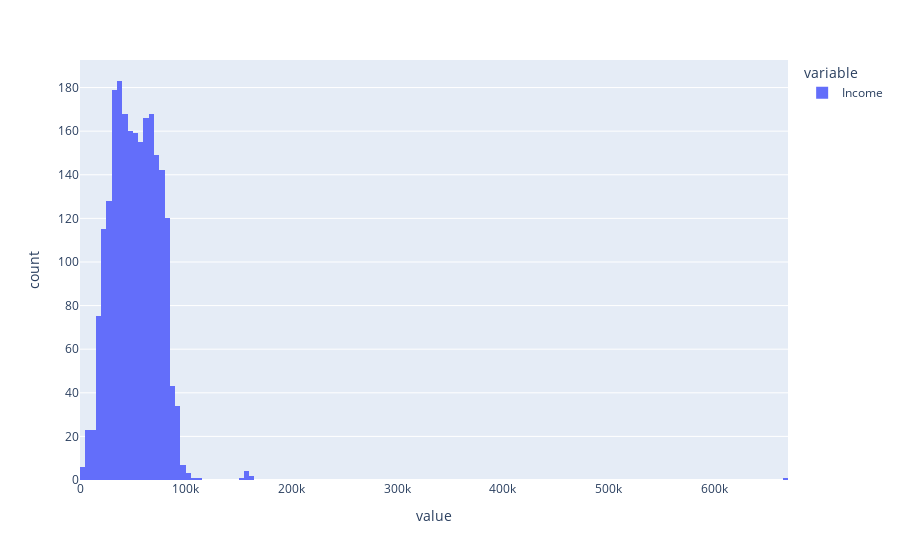

Notebook source saved alongside this figure:
### Code cell
fig = px.histogram(df['Income'])
fig.show("png")

### Figure 1 — Plotly figure (JSON) as saved in the notebook; plotly's stock layout.template omitted (floating-point values rounded to 4 significant figures; data arrays with more than 128 entries replaced by an {"elided": "..."} marker saying what was removed)
{"data": [{"alignmentgroup": "True", "bingroup": "x", "hovertemplate": "variable=Income<br>value=%{x}<br>count=%{y}<extra></extra>", "legendgroup": "Income", "marker": {"color": "#636efa", "pattern": {"shape": ""}}, "name": "Income", "offsetgroup": "Income", "orientation": "v", "showlegend": true, "type": "histogram", "x": {"elided": "2216 int values"}, "xaxis": "x", "yaxis": "y"}], "layout": {"barmode": "relative", "legend": {"title": {"text": "variable"}, "tracegroupgap": 0}, "margin": {"t": 60}, "xaxis": {"anchor": "y", "domain": [0, 1], "title": {"text": "value"}}, "yaxis": {"anchor": "x", "domain": [0, 1], "title": {"text": "count"}}}}
